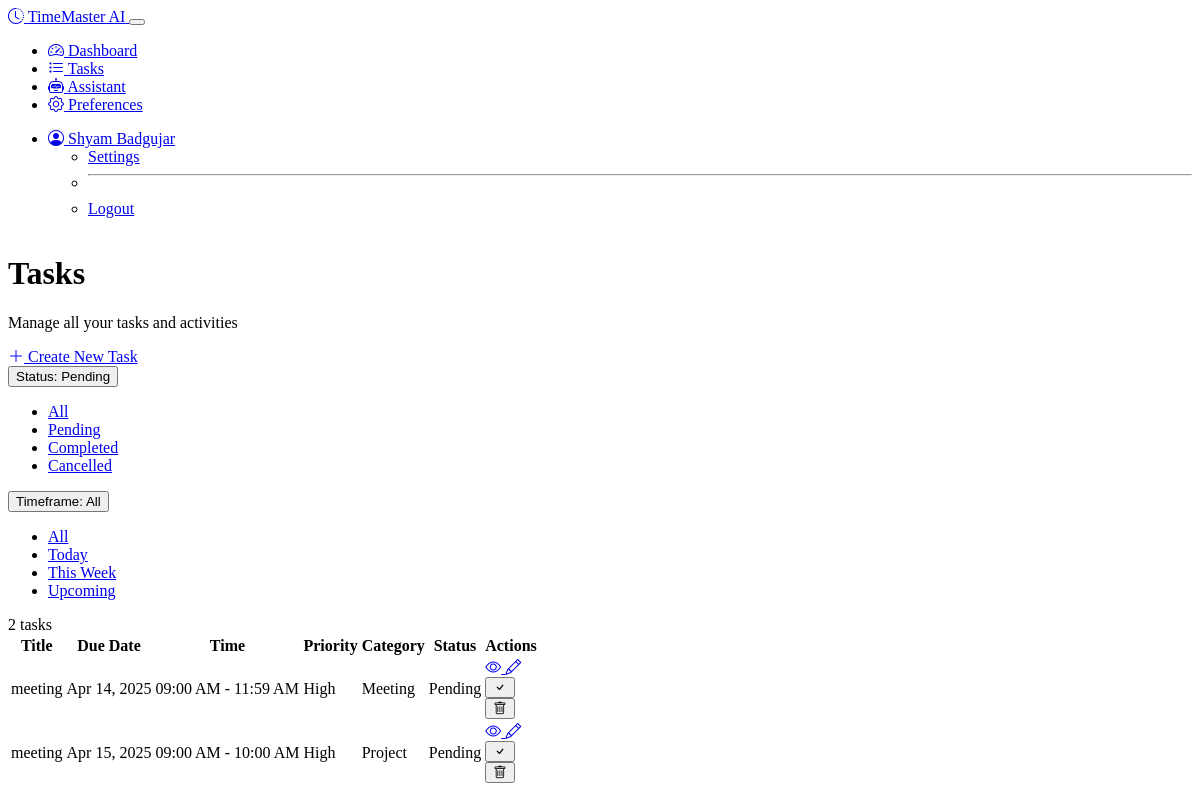
Before: /tasks (signed in) with the older database file.
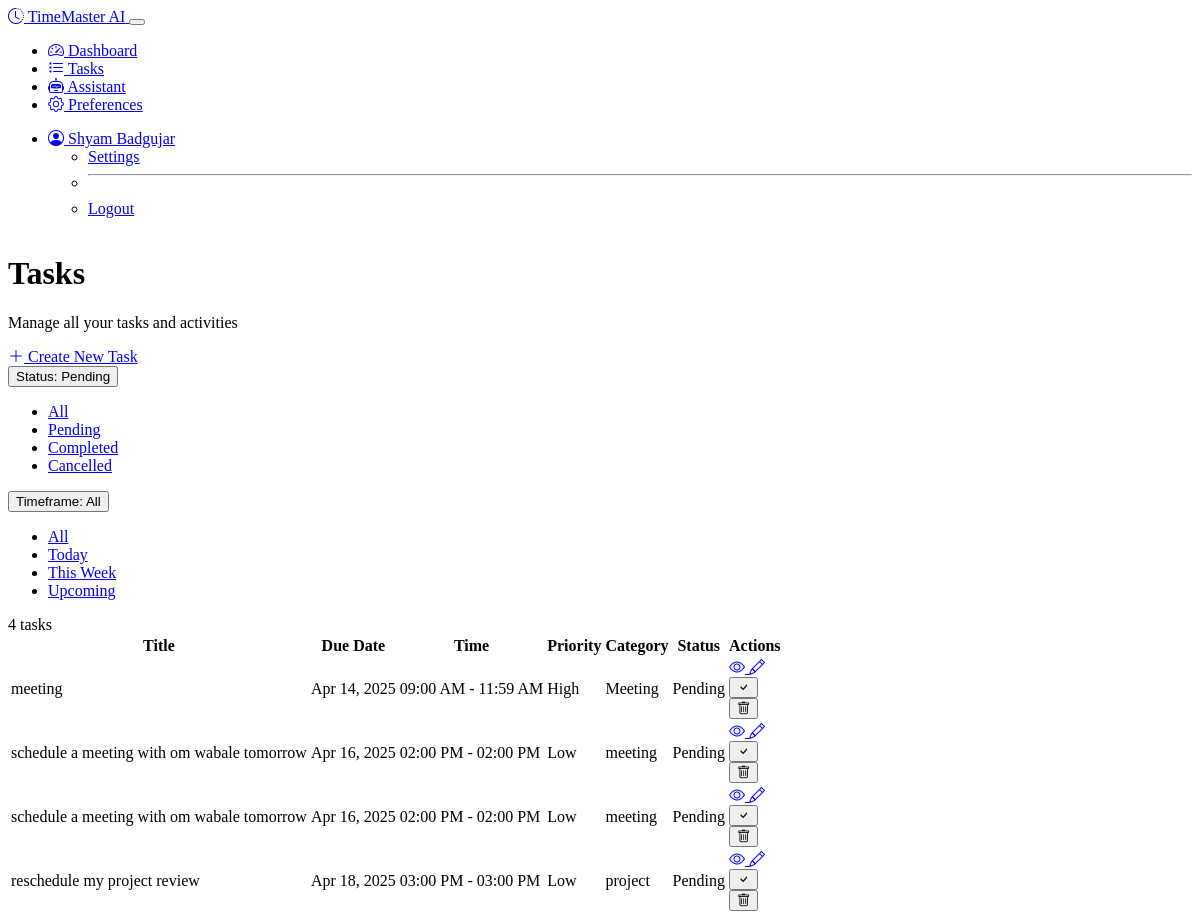
After: the same page with the newer database file.
### models.py (models this page shows, shortened)
class Task(db.Model):
    id = db.Column(db.Integer, primary_key=True)
    title = db.Column(db.String(120), nullable=False)
    description = db.Column(db.Text)
    created_at = db.Column(db.DateTime, default=datetime.utcnow)
    due_date = db.Column(db.DateTime)
    start_time = db.Column(db.DateTime)
    end_time = db.Column(db.DateTime)
    priority = db.Column(db.Integer, default=0)  # 0-5, 5 being highest
    status = db.Column(db.String(20), default='pending')  # pending, completed, cancelled
    category = db.Column(db.String(50))
    ml_priority_score = db.Column(db.Float, default=0.0)  # ML-calculated priority
    calendar_event_id = db.Column(db.String(100))  # For Google Calendar sync
    user_id = db.Column(db.Integer, db.ForeignKey('user.id'), nullable=False)

### routes.py (the view)
@app.route('/tasks')
@login_required
def task_list():
    status_filter = request.args.get('status', 'pending')
    timeframe = request.args.get('timeframe', 'all')
    query = Task.query.filter_by(user_id=current_user.id)
    if status_filter != 'all':
        query = query.filter_by(status=status_filter)
    now = datetime.now()
    if timeframe == 'today':
        start_of_day = now.replace(hour=0, minute=0, second=0, microsecond=0)
        end_of_day = start_of_day + timedelta(days=1) - timedelta(microseconds=1)
        query = query.filter(Task.due_date.between(start_of_day, end_of_day))
    elif timeframe == 'this_week':
        start_of_week = (now - timedelta(days=now.weekday())).replace(hour=0, minute=0, second=0, microsecond=0)
        end_of_week = start_of_week + timedelta(days=7) - timedelta(microseconds=1)
        query = query.filter(Task.due_date.between(start_of_week, end_of_week))
    elif timeframe == 'upcoming':
        query = query.filter(Task.due_date >= now)
    tasks = query.order_by(Task.due_date, Task.priority.desc()).all()
    return render_template(
        'tasks.html',
        tasks=tasks,
        status_filter=status_filter,
        timeframe=timeframe
    )

### models.py (called while the page is built)
@login_manager.user_loader
def load_user(user_id):
    return User.query.get(int(user_id))

    def get_notification_preferences(self):
        try:
            return json.loads(self.notification_preferences)
        except:
            return ['email', 'web']

### notification_service.py (called while the page is built)
    def check_reminders(self):
        now = datetime.now()
        due_reminders = Reminder.query.filter(
            Reminder.remind_at <= now,
            Reminder.sent == False
        ).all()
        sent_count = 0
        for reminder in due_reminders:
            success = self.send_reminder(reminder)
            if success:
                reminder.sent = True
                sent_count += 1
        db.session.commit()
        return sent_count

### routes.py (called while the page is built)
@app.before_request
def check_reminders():
    if not request.endpoint:
        return
    if request.endpoint in ['static', 'login', 'register']:
        return
    last_check = session.get('last_reminder_check', 0)
    now = datetime.now().timestamp()
    if now - last_check > 300:  # 5 minutes in seconds
        notification_service.check_reminders()
        session['last_reminder_check'] = now

### templates/tasks.html (shortened to what the changed rows need)
{% extends "layout.html" %}
{% block content %}
<div class="container">
    <div class="row mb-4">
        <div class="col-md-8">
            <h1 class="mb-2">Tasks</h1>
        </div>
    </div>
    <div class="row">
        <div class="col-12">
            <div class="card bg-dark">
                <div class="card-header">
                    <div class="d-flex justify-content-between align-items-center">
                        <div class="filters d-flex align-items-center flex-wrap">
                            <div class="dropdown me-3 mb-2 mb-md-0">
                            </div>
                            <div class="dropdown">
                            </div>
                        </div>
                        <span class="badge bg-primary">{{ tasks|length }} tasks</span>
                    </div>
                </div>
                <div class="card-body">
                    {% if tasks %}
                    <div class="table-responsive">
                        <table class="table table-dark table-hover">
                            <thead>
                                <tr>
                                    <th>Title</th>
                                    <th>Due Date</th>
                                    <th>Time</th>
                                    <th>Priority</th>
                                    <th>Category</th>
                                    <th>Status</th>
                                    <th>Actions</th>
                                </tr>
                            </thead>
                            <tbody>
                                {% for task in tasks %}
                                <tr class="{% if task.status == 'completed' %}table-active{% endif %}">
                                    <td class="{% if task.status == 'completed' %}text-decoration-line-through{% endif %}">
                                        {{ task.title }}
                                    </td>
                                    <td>
                                        {% if task.due_date %}
                                        {{ task.due_date.strftime('%b %d, %Y') }}
                                        {% else %}
                                        No due date
                                        {% endif %}
                                    </td>
                                    <td>
                                        {% if task.start_time %}
                                        {{ task.start_time.strftime('%I:%M %p') }}
                                        {% if task.end_time %}
                                        - {{ task.end_time.strftime('%I:%M %p') }}
                                        {% endif %}
                                        {% else %}
                                        All day
                                        {% endif %}
                                    </td>
                                    <td>
                                        <span class="badge priority-badge-{{ task.priority }}">
                                            {% if task.priority >= 4 %}High
                                            {% elif task.priority >= 2 %}Medium
                                            {% else %}Low
                                            {% endif %}
                                        </span>
                                    </td>
                                    <td>
                                        {% if task.category %}
                                        <span class="badge bg-secondary">{{ task.category }}</span>
                                        {% else %}
                                        <span class="text-muted">None</span>
                                        {% endif %}
                                    </td>
                                    <td>
                                        <span class="badge bg-{{ task.status == 'completed' and 'success' or task.status == 'cancelled' and 'danger' or 'warning' }}">
                                            {{ task.status|capitalize }}
                                        </span>
                                    </td>
                                    <td>
                                        <div class="btn-group btn-group-sm">
                                            <a href="{{ url_for('view_task', task_id=task.id) }}" class="btn btn-info">
                                                <i class="bi bi-eye"></i>
                                            </a>
                                            <a href="{{ url_for('edit_task', task_id=task.id) }}" class="btn btn-warning">
                                                <i class="bi bi-pencil"></i>
                                            </a>
                                            {% if task.status != 'completed' %}
                                            <form action="{{ url_for('mark_task_complete', task_id=task.id) }}" method="post" class="d-inline">
                                                <button type="submit" class="btn btn-success btn-complete-task">
                                                    <i class="bi bi-check"></i>
                                                </button>
                                            </form>
                                            {% endif %}
                                            <form action="{{ url_for('delete_task', task_id=task.id) }}" method="post" class="d-inline">
                                                <button type="submit" class="btn btn-danger btn-delete-task">
                                                    <i class="bi bi-trash"></i>
                                                </button>
                                            </form>
                                        </div>
                                    </td>
                                </tr>
                                {% endfor %}
                            </tbody>
                        </table>
                    </div>
                    {% endif %}
                </div>
            </div>
        </div>
    </div>
</div>
{% endblock %}

Changed rows visible on the page:
no longer on this page (row edited): Task: title "meeting", due_date "Apr 15, 2025", start_time "09:00 AM", end_time "10:00 AM", priority "High", category "Project", status "Pending"
added Task: title "schedule a meeting with om wabale tomorrow", due_date "Apr 16, 2025", start_time "02:00 PM", end_time "02:00 PM", priority "Low", category "meeting", status "Pending"
added Task: title "schedule a meeting with om wabale tomorrow", due_date "Apr 16, 2025", start_time "02:00 PM", end_time "02:00 PM", priority "Low", category "meeting", status "Pending"
added Task: title "reschedule my project review", due_date "Apr 18, 2025", start_time "03:00 PM", end_time "03:00 PM", priority "Low", category "project", status "Pending"
Other visible differences:
{{ tasks|length }}: "2" → "4"
